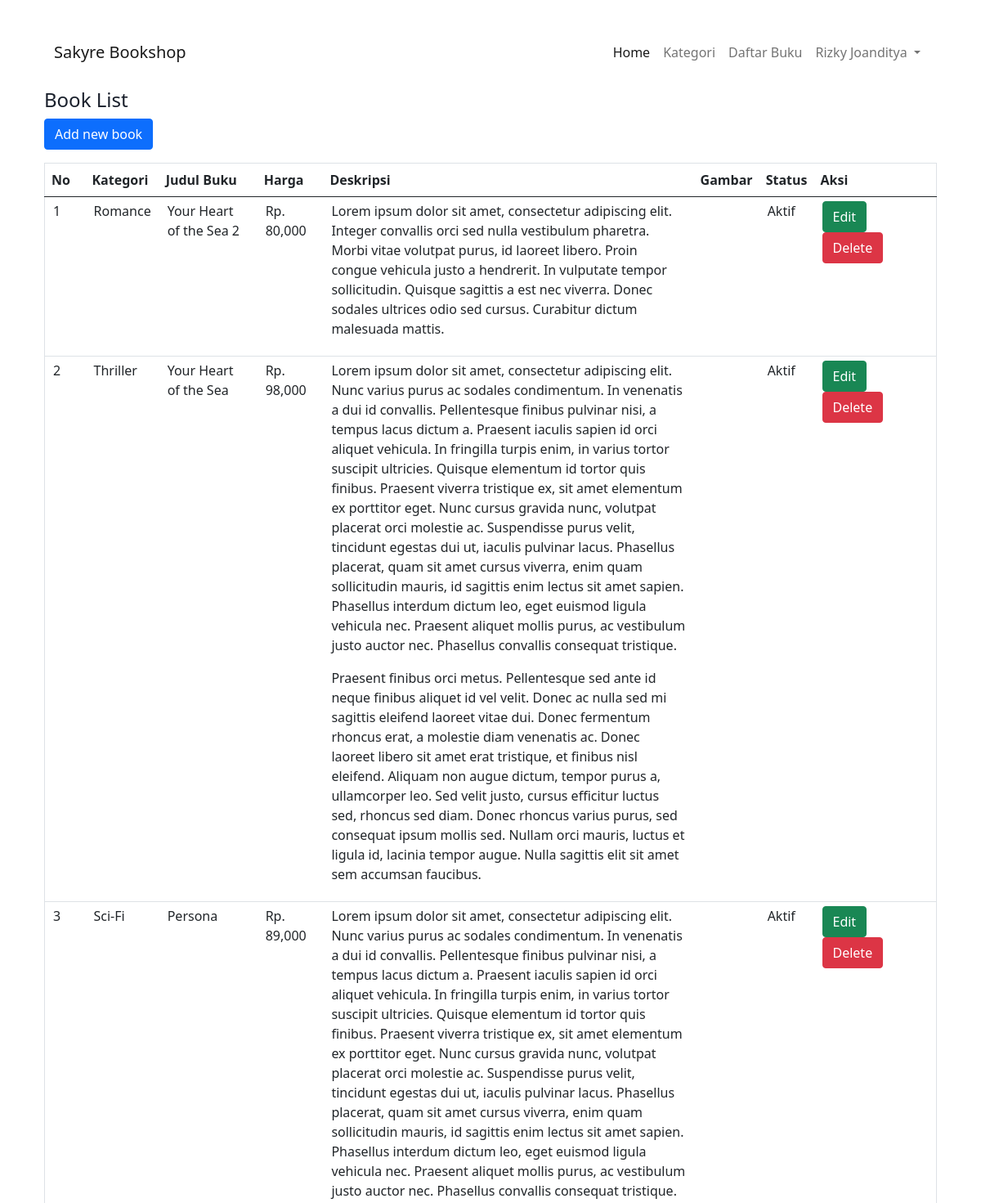
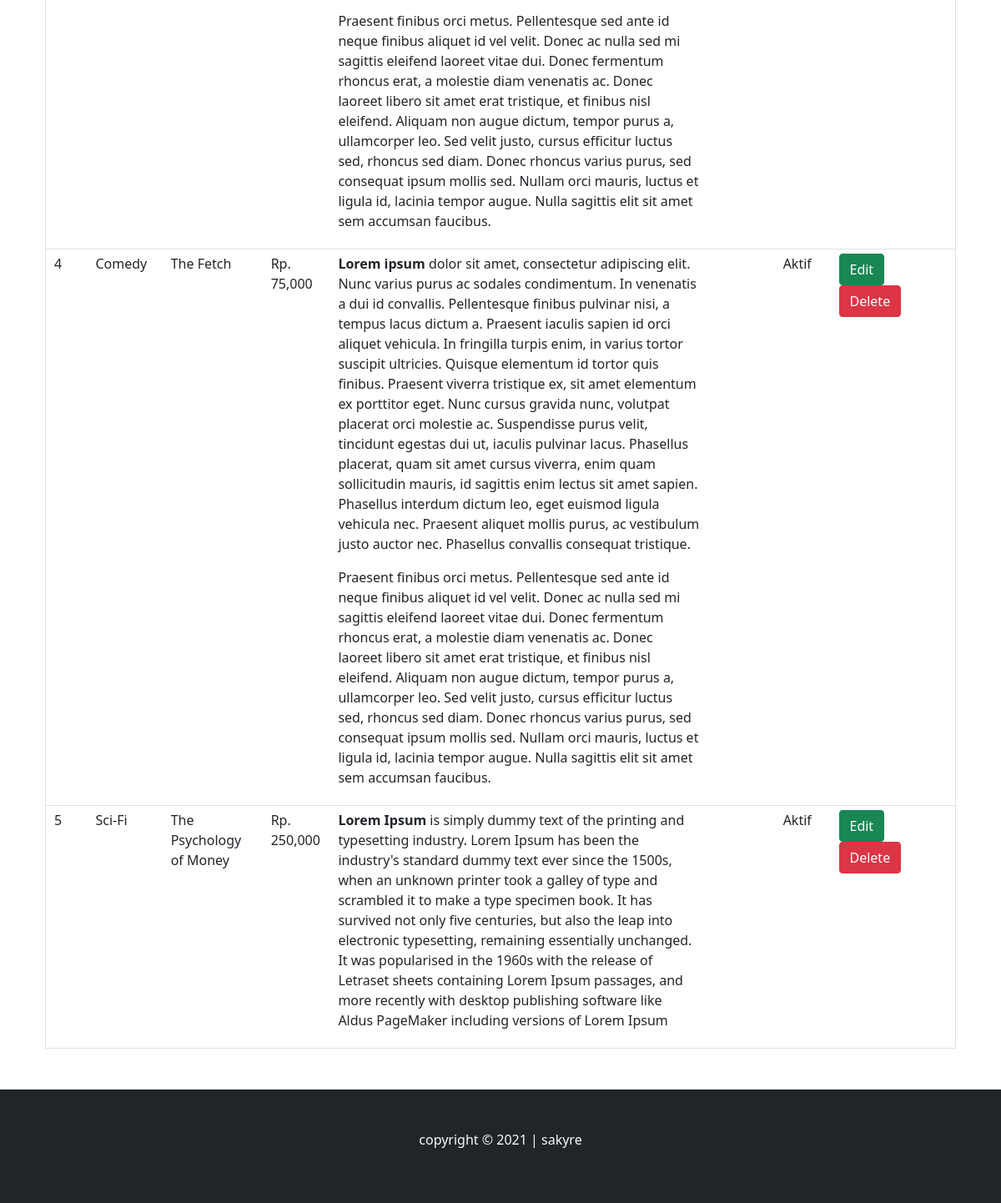
/buku.php (signed in), run on the app's committed database (2 pictures, top to bottom).
### tables this page shows
CREATE TABLE `db_user` (
  `id` int(12) NOT NULL,
  `username` varchar(50) NOT NULL,
  `email` varchar(50) NOT NULL,
  `password` varchar(255) NOT NULL,
  `nama` varchar(255) NOT NULL,
  `hp` varchar(50) NOT NULL,
  `alamat` text NOT NULL,
  `role` varchar(11) NOT NULL
);

CREATE TABLE `db_product` (
  `product_id` int(12) NOT NULL,
  `category_id` int(12) NOT NULL,
  `product_name` varchar(50) NOT NULL,
  `product_price` int(11) NOT NULL,
  `product_description` text NOT NULL,
  `desc` varchar(100) NOT NULL,
  `product_image` varchar(100) NOT NULL,
  `product_status` varchar(10) NOT NULL,
  `date_created` timestamp NOT NULL DEFAULT current_timestamp()
);

CREATE TABLE `db_category` (
  `category_id` int(12) NOT NULL,
  `category_name` varchar(50) NOT NULL
);

### buku.php (the view, shortened to what this page needs)
<!DOCTYPE html>
<html lang="en">
<head>
    <link href="https://cdn.jsdelivr.net/npm/bootstrap@5.0.1/dist/css/bootstrap.min.css" rel="stylesheet"
>
    <link rel="stylesheet" href="../css/style.css">
</head>
<body>
    <?php
      require 'navbar.index.php';
    ?>
    <div class="container">
        <div class="container-fluid">
            <h4>Book List</h4>
            <p><a class="btn btn-primary" href="../sakyre2.0/tambah.buku.php">Add new book</a></p>
            <table border="1" cellspacing="0" class="table">
                <thead>
                    <tr >
                        <th width="50px">No</throw>
                        <th>Kategori</th>
                        <th width="120px">Judul Buku</th>
                        <th>Harga</th>
                        <th>Deskripsi</th>
                        <th>Gambar</th>
                        <th>Status</th>
                        <th width="150px">Aksi</th>
                        </th>
                    </tr>
                </thead>
                <tbody>
                    <?php
                    $no=1;
                    $buku = mysqli_query($conn, "SELECT * FROM db_product LEFT JOIN db_category USING (category_id) ORDER BY product_id DESC");
                    if(mysqli_num_rows($buku)>0){
                    while($row = mysqli_fetch_array($buku)){
                ?>
                    <tr>
                        <td><?php echo $no++ ?></td>
                        <td><?php echo $row['category_name']?></td>
                        <td><?php echo $row['product_name']?> </td>
                        <td>Rp. <?php echo number_format($row['product_price']) ?></td>
                        <td><?php echo $row['product_description']?></td>
                        <td><img src="../sakyre2.0/img/cover-book/<?php echo $row['product_image']?>" alt=""
                                width="120px"></td>
                        <td><?php echo ($row['product_status']=="0")? 'Tidak Aktif':'Aktif'?></td>
                        <td> <a class="btn btn-success " href="edit.buku.php?id=<?php echo $row['product_id']  ?>">Edit</a>
                            <a class="btn btn-danger" href="proses.hapus.php?idp=<?php echo $row['product_id'] ?>"
                                onclick="return confirm('Are you sure to delete this ?')">Delete</a>
                        </td>
                    </tr>
                    <?php } }else{?>
                    <tr>
                        <td colspan="8">Tidak ada data</td>
                    </tr>
                    <?php } ?>
                </tbody>
            </table>
        </div>
    </div>
    <?php
    require 'footer.php';
?>
</body>
</html>

### navbar.index.php (shortened to what this page needs)
<?php
    include 'functions.php';
    $select = mysqli_query($conn, "SELECT * FROM db_user WHERE id = '".$_SESSION['id']."'");
    $d      = mysqli_fetch_object($select);
?>
<div class="container my-3">
    <div class="container-fluid">
        <nav class="navbar navbar-expand-lg navbar-light bg-white pt-4">
            <div class="container-fluid">
                <a class="navbar-brand" href="../sakyre2.0/index.php">Sakyre Bookshop</a>
                <div class="collapse navbar-collapse" id="#navbarScroll">
                    <ul class="navbar-nav ml-10px ms-auto mb-2 mb-lg-0">
                        <li class="nav-item">
                            <a class="nav-link active" aria-current="page" href="../sakyre2.0/index.php">Home</a>
                        </li>
                        <?php
              if($d->role=='admin'){
                        ?>
                        <li class="nav-item">
                            <a class="nav-link" href="../sakyre2.0/kategori.php">Kategori</a>
                        </li>
                        <?php
                        }else {?>
                        <li><a class="nav-link" href="../sakyre2.0/kategori.member.php">Kategori</a></li>
                        <?php } ?>
                        <li class="nav-item">
                        <?php
                            if($d->role=='admin'){
                          ?>
                                <li><a class="nav-link" href="../sakyre2.0/buku.php">Daftar Buku</a></li>
                                <?php
                           }else {?>
                                <li><a class="nav-link" href="../sakyre2.0/buku.member.php">Daftar Buku</a></li>
                                <?php } ?>
                        </li>
                        <li class="nav-item dropdown">
                            <a class="nav-link dropdown-toggle" href="#" id="navbarDropdown" role="button"
                                data-bs-toggle="dropdown" aria-expanded="false">
                                <?php echo $d->nama?>
                            </a>
                        </li>
                    </ul>
                </div>
            </div>
        </nav>
    </div>
</div>

### css/style.css (style rules this page uses)
.container .container-fluid table.table { width: 100%; border-collapse: collapse; }
.container .container-fluid table.table tr { height: 30px; }
.container .container-fluid table.table tr td { padding: 5px 10px; }
body { display: block; }
body { margin-top: 20px; color: #1a202c; text-align: left; background-color: #fff; }
.mb-3, .my-3 { margin-bottom: 1rem !important; }
html { scroll-behavior: smooth; }

### data on the page
db_user: nama "Rizky Joanditya"
db_product: category.category_name "Romance", product_name "Your Heart of the Sea 2", product_price "80,000", product_description "Lorem ipsum dolor sit amet, consectetur adipiscing elit. Integer convallis orci sed nulla vestibulum pharetra. Morbi vitae volutpat purus, id laoreet libero. Proin congue vehicula justo a hendrerit. In vulputate tempor sollicitudin. Quisque sagittis a est nec viverra. Donec sodales ultrices odio sed cursus. Curabitur dictum malesuada mattis.", product_status "Aktif"
db_product: category.category_name "Thriller", product_name "Your Heart of the Sea", product_price "98,000", product_description "Lorem ipsum dolor sit amet, consectetur adipiscing elit. Nunc varius purus ac sodales condimentum. In venenatis a dui id convallis. Pellentesque finibus pulvinar nisi, a tempus lacus dictum a. Praesent iaculis sapien id orci aliquet vehicula. In fringilla turpis enim, in varius tortor suscipit ultricies. Quisque elementum id tortor quis finibus. Praesent viverra tristique ex, sit amet elementum ex porttitor eget. Nunc cursus gravida nunc, volutpat placerat orci molestie ac. Suspendisse purus velit, tincidunt egestas dui ut, iaculis pulvinar lacus. Phasellus placerat, quam sit amet cursus viverra, enim quam sollicitudin mauris, id sagittis enim lectus sit amet sapien. Phasellus interdum…", product_status "Aktif"
db_product: category.category_name "Sci-Fi", product_name "Persona", product_price "89,000", product_description "Lorem ipsum dolor sit amet, consectetur adipiscing elit. Nunc varius purus ac sodales condimentum. In venenatis a dui id convallis. Pellentesque finibus pulvinar nisi, a tempus lacus dictum a. Praesent iaculis sapien id orci aliquet vehicula. In fringilla turpis enim, in varius tortor suscipit ultricies. Quisque elementum id tortor quis finibus. Praesent viverra tristique ex, sit amet elementum ex porttitor eget. Nunc cursus gravida nunc, volutpat placerat orci molestie ac. Suspendisse purus velit, tincidunt egestas dui ut, iaculis pulvinar lacus. Phasellus placerat, quam sit amet cursus viverra, enim quam sollicitudin mauris, id sagittis enim lectus sit amet sapien. Phasellus interdum…", product_status "Aktif"
db_product: category.category_name "Comedy", product_name "The Fetch", product_price "75,000", product_description "Lorem ipsum dolor sit amet, consectetur adipiscing elit. Nunc varius purus ac sodales condimentum. In venenatis a dui id convallis. Pellentesque finibus pulvinar nisi, a tempus lacus dictum a. Praesent iaculis sapien id orci aliquet vehicula. In fringilla turpis enim, in varius tortor suscipit ultricies. Quisque elementum id tortor quis finibus. Praesent viverra tristique ex, sit amet elementum ex porttitor eget. Nunc cursus gravida nunc, volutpat placerat orci molestie ac. Suspendisse purus velit, tincidunt egestas dui ut, iaculis pulvinar lacus. Phasellus placerat, quam sit amet cursus viverra, enim quam sollicitudin mauris, id sagittis enim lectus sit amet sapien. Phasellus interdum…", product_status "Aktif"
db_product: category.category_name "Sci-Fi", product_name "The Psychology of Money", product_price "250,000", product_description "Lorem Ipsum is simply dummy text of the printing and typesetting industry. Lorem Ipsum has been the industry's standard dummy text ever since the 1500s, when an unknown printer took a galley of type and scrambled it to make a type specimen book. It has survived not only five centuries, but also the leap into electronic typesetting, remaining essentially unchanged. It was popularised in the 1960s with the release of Letraset sheets containing Lorem Ipsum passages, and more recently with desktop publishing software like Aldus PageMaker including versions of Lorem Ipsum", product_status "Aktif"
